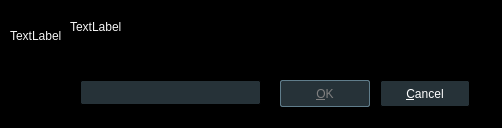
<?xml version="1.0" encoding="UTF-8"?>
<ui version="4.0">
 <class>Dialog</class>
 <widget class="QDialog" name="Dialog">
  <property name="geometry">
   <rect>
    <x>0</x>
    <y>0</y>
    <width>502</width>
    <height>128</height>
   </rect>
  </property>
  <property name="windowTitle">
   <string>Dialog</string>
  </property>
  <property name="styleSheet">
   <string notr="true">QWidget {
	font: 12px &quot;Noto Sans&quot;, &quot;FreeSans&quot;;
	background: black;
	color: whitesmoke;
}</string>
  </property>
  <widget class="QLineEdit" name="inputLineEdit">
   <property name="geometry">
    <rect>
     <x>80</x>
     <y>80</y>
     <width>181</width>
     <height>25</height>
    </rect>
   </property>
   <property name="styleSheet">
    <string notr="true">QLineEdit {
	background: #263238;
	border: 1px solid black;
	border-radius: 2px;
	padding: 2px;
}</string>
   </property>
   <property name="clearButtonEnabled">
    <bool>true</bool>
   </property>
  </widget>
  <widget class="QPushButton" name="okButton">
   <property name="enabled">
    <bool>false</bool>
   </property>
   <property name="geometry">
    <rect>
     <x>280</x>
     <y>80</y>
     <width>90</width>
     <height>27</height>
    </rect>
   </property>
   <property name="sizePolicy">
    <sizepolicy hsizetype="Fixed" vsizetype="Minimum">
     <horstretch>0</horstretch>
     <verstretch>0</verstretch>
    </sizepolicy>
   </property>
   <property name="maximumSize">
    <size>
     <width>16777215</width>
     <height>25</height>
    </size>
   </property>
   <property name="styleSheet">
    <string notr="true">QPushButton {
    background: #263238;
	color: white;
	border: 1px solid black;
	border-radius: 2px;
    min-width: 88px;
	min-height: 25px;
}
QPushButton:default {
	border: 1px solid #607d8b;
}
QPushButton:pressed {
    background: #607d8b;
}
QPushButton:disabled {
    color: gray;
}</string>
   </property>
   <property name="text">
    <string>&amp;OK</string>
   </property>
   <property name="default">
    <bool>true</bool>
   </property>
  </widget>
  <widget class="QPushButton" name="cancelButton">
   <property name="geometry">
    <rect>
     <x>380</x>
     <y>80</y>
     <width>90</width>
     <height>27</height>
    </rect>
   </property>
   <property name="sizePolicy">
    <sizepolicy hsizetype="Fixed" vsizetype="Fixed">
     <horstretch>0</horstretch>
     <verstretch>0</verstretch>
    </sizepolicy>
   </property>
   <property name="maximumSize">
    <size>
     <width>16777215</width>
     <height>25</height>
    </size>
   </property>
   <property name="styleSheet">
    <string notr="true">QPushButton {
    background: #263238;
	color: white;
	border: 1px solid black;
	border-radius: 2px;
    min-width: 88px;
	min-height: 25px;
}
QPushButton:default {
	border: 1px solid #607d8b;
}
QPushButton:pressed {
    background: #607d8b;
}
QPushButton:disabled {
    color: gray;
}</string>
   </property>
   <property name="text">
    <string>&amp;Cancel</string>
   </property>
   <property name="autoDefault">
    <bool>false</bool>
   </property>
  </widget>
  <widget class="QLabel" name="messageLabel">
   <property name="geometry">
    <rect>
     <x>70</x>
     <y>20</y>
     <width>401</width>
     <height>31</height>
    </rect>
   </property>
   <property name="text">
    <string>TextLabel</string>
   </property>
   <property name="alignment">
    <set>Qt::AlignLeading|Qt::AlignLeft|Qt::AlignTop</set>
   </property>
  </widget>
  <widget class="QLabel" name="label">
   <property name="geometry">
    <rect>
     <x>10</x>
     <y>20</y>
     <width>51</width>
     <height>31</height>
    </rect>
   </property>
   <property name="text">
    <string>TextLabel</string>
   </property>
  </widget>
 </widget>
 <resources>
  <include location="../rsclist.qrc"/>
 </resources>
 <connections/>
</ui>
